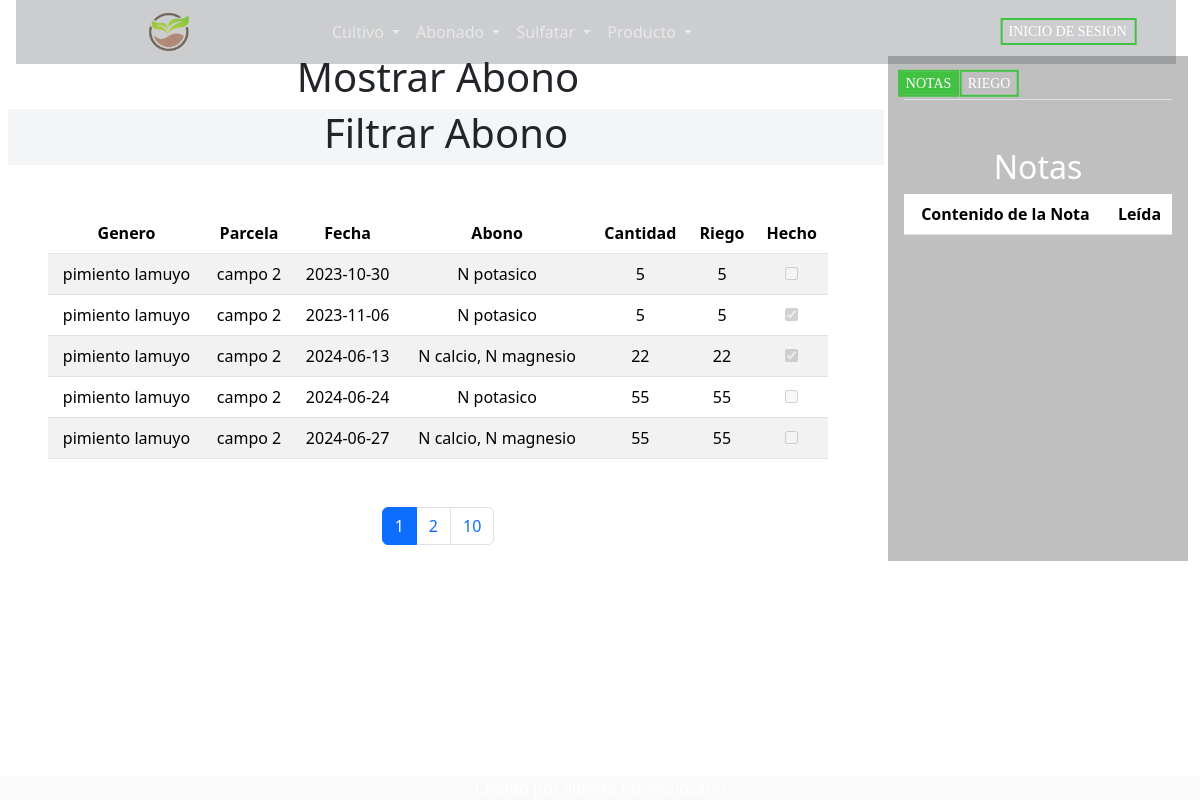
/paginas/abono/abono-mostrar.php, run on the app's committed database.
### tables this page shows
CREATE TABLE Abonado (
    Genero VARCHAR(50),
    Parcela VARCHAR(50),
    Fecha DATE,
    Abono VARCHAR(50),
    Cantidad DECIMAL(10, 3),
    Riego DECIMAL(10, 3),
    Hecho BOOLEAN,
    PRIMARY KEY (Parcela, Fecha),
    FOREIGN KEY (Parcela) REFERENCES Cultivos(Parcela)
);

### herramientas/tabla.php (the view)
<?php
    $result = $conn->query($sql);
    echo '<div class="m-5">';
    $fieldInfo = $result->fetch_field();
    $nombreDeLaTabla = $fieldInfo->table;
    if ($result->num_rows > 0) {
        echo "<table id='myTable' data-tabla='". $nombreDeLaTabla."' class='table table-striped'>";
        echo '<thead>';
        echo '<tr>';
        $columnas = $result->fetch_fields();
        foreach ($columnas as $columna) {
            echo '<th scope="col">' . $columna->name . '</th>';
        }
        echo '</tr>';
        echo '</thead>';
        echo '<tbody>';
        while ($row = $result->fetch_assoc()) {
            echo '<tr>';
            foreach ($columnas as $columna) {
                $nombreColumna = $columna->name;
                $valor = $row[$nombreColumna];
                if ($nombreColumna == 'Hecho') {
                    $checked = $valor ? 'checked' : '';
                    echo '<td><input type="checkbox" class="hecho-checkbox" ' . $checked . ' disabled></td>';
                } else {
                    if (is_numeric($valor) && intval($valor) == floatval($valor)) {
                        echo '<td>' . intval($valor) . '</td>';
                    } else {
                        echo '<td>' . $valor . '</td>';
                    }
                }
            }
            echo '</tr>';
        }
        echo '</tbody>';
        echo '</table>';
    } else {
        echo "No se encontraron datos en la tabla";
    }
    echo '</div>';
?>

### paginas/abono/abono-mostrar.php (shortened to what this page needs)
<!DOCTYPE html>
<html lang="en">
<head>
    <link href="https://cdn.jsdelivr.net/npm/bootstrap@5.3.3/dist/css/bootstrap.min.css" rel="stylesheet">
    <link rel="stylesheet" href="../../css/estilos.css">
</head>
<body>
    <?php
    include '../../herramientas/conexion.php';
    ?>
    <div class="text-center">
        <div class="row ps-3" id="menu">
            <?php require('../../fijo/menu.php') ?>
        </div>
        <div class="row" id="cuerpo">
            <div class="col-lg-9 col-md-12 order-2 order-lg-1 pt-5" id="contenido">
                <h1>Mostrar Abono</h1>
                <div id="pulsar" class="container-fluid d-flex align-items-center justify-content-center bg-body-secondary bg-opacity-50 text-dark mx-2">
                    <h1>Filtrar Abono</h1>
                </div>
                <?php
                    $sql = "SELECT * FROM `abonado`;";
                    require('../../herramientas/tabla.php');
                ?>
                <nav id="myTablePage" aria-label="Page navigation example"></nav>
            </div>
            <div class="col-lg-3 col-md-12 order-1 order-lg-2 p-3" id="info">
                <?php require('../../fijo/panel-lateral.php'); ?>
            </div>
        </div>
        <div class="row" id="footer">
            <div class="col-12">
                <?php require('../../fijo/footer.php'); ?>
            </div>
        </div>
    </div>
</body>
</html>

### fijo/menu.php (shortened to what this page needs)
<div  class="col-12 w-100">
    <nav class="navbar navbar-expand-md bg-body-secondary bg-opacity-25 " data-bs-theme="dark">
        <div class="container-fluid ">
            <a class="navbar-brand" href="/"><img id="logo" src="/imagen/logo.png"></a>
            <div class="collapse navbar-collapse" id="navbarSupportedContent">
            <ul class="navbar-nav me-auto  mb-lg-0 ">
                <li class="nav-item dropdown">
                    <a class="nav-link dropdown-toggle" href="#" role="button" data-bs-toggle="dropdown" aria-expanded="false">
                        Cultivo
                    </a>
                </li>
                <li class="nav-item dropdown">
                    <a class="nav-link dropdown-toggle" href="#" role="button" data-bs-toggle="dropdown" aria-expanded="false">
                        Abonado
                    </a>
                </li>
                <li class="nav-item dropdown">
                    <a class="nav-link dropdown-toggle" href="#" role="button" data-bs-toggle="dropdown" aria-expanded="false">
                    Sulfatar
                    </a>
                </li>
                <li class="nav-item dropdown">
                    <a class="nav-link dropdown-toggle" href="" role="button" data-bs-toggle="dropdown" aria-expanded="false">
                        Producto
                    </a>
                </li>
            </ul>
            <form class="d-flex" role="search">
                <button id="session" class="movimineto boton pe-2" type="button">Inicio de sesion</button>
            </form>
        </div>
    </div>
</nav>
</div>

### fijo/panel-lateral.php (shortened to what this page needs)
<ul class="nav nav-tabs mb-5" id="myTabs" role="tablist">
    <li class="nav-item" role="presentation">
        <button class="panel boton active" id="home-tab" data-bs-toggle="tab" data-bs-target="#home" type="button" role="tab" aria-controls="profile" aria-selected="true">Notas</button>
    </li>
    <li class="nav-item " role="presentation">
        <button class="panel boton" id="profile-tab" data-bs-toggle="tab" data-bs-target="#profile" type="button" role="tab" aria-controls="home" aria-selected="false">Riego</button>
    </li>
</ul>
<div class="tab-content" id="myTabContent">
    <div class="tab-pane fade show active" id="home" role="tabpanel">
        <div class="dropdown color">
            <h2>Notas</h2>
            <table id="notasTabla" class="table">
                <thead>
                    <tr>
                        <th scope="col">Contenido de la Nota</th>
                        <th scope="col">Leída</th>
                    </tr>
                </thead>
            </table>
            <div class="row">
                <div class="col-8">
                </div>
                <div class="col-4">
                </div>
            </div>
        </div>
    </div>
</div>

### fijo/footer.php (shortened to what this page needs)
<div class="col-12 bg-body-secondary bg-opacity-25 fixed-bottom color">
</div>

### css/estilos.css (style rules this page uses)
body { background-image: url('../imagen/fondo.png'); background-size: cover; background-attachment: fixed; background-position: center; padding-left: 0%; padding-right: 0%; }
#menu { position: fixed; width: 100%; z-index: 1000; }
#logo { width: 15%; }
#cuerpo { width: 100%; }
#contenido { margin-top: 5px; }
#info { background-color: rgba(128, 128, 128, 0.5); margin-top: 56px; }
#footer { width: 100%; }
.color { color: white; }
.panel { top: 50%; left: 50%; transform: translate(-60%, -60%); position: relative; display: block; color: white; font-size: 14px; font-family: "montserrat"; text-decoration: none; border: 2px solid rgb(66, 194, 66); text-transform: uppercase; overflow: hidden; transition: 1s all ease; background: transparent; }
.panel::before { background: rgb(66, 194, 66); content: ""; position: absolute; top: 50%; left: 50%; transform: translate(-50%, -50%); z-index: -1; transition: all 0.6s ease; }
.panel.active::before { background: rgb(66, 194, 66); height: 460%; }
.movimineto { top: 50%; left: 50%; transform: translate(-70%, -0%); position: relative; display: block; color: white; font-size: 14px; font-family: "montserrat"; text-decoration: none; border: 2px solid rgb(66, 194, 66); text-transform: uppercase; overflow: hidden; transition: 1s all ease; background: transparent; }
.movimineto::before { background: rgb(66, 194, 66); content: ""; position: absolute; top: 50%; left: 50%; transform: translate(-50%, -50%); z-index: -1; transition: all 0.6s ease; }
.boton::before { width: 100%; height: 0; transform: translate(-50%, -50%) rotate(45deg); }

### data on the page
abonado: Genero "pimiento lamuyo", Parcela "campo 2", Fecha "2023-10-30", Abono "N potasico", Cantidad "5", Riego "5"
abonado: Genero "pimiento lamuyo", Parcela "campo 2", Fecha "2023-11-06", Abono "N potasico", Cantidad "5", Riego "5"
abonado: Genero "pimiento lamuyo", Parcela "campo 2", Fecha "2024-06-13", Abono "N calcio, N magnesio", Cantidad "22", Riego "22"
abonado: Genero "pimiento lamuyo", Parcela "campo 2", Fecha "2024-06-24", Abono "N potasico", Cantidad "55", Riego "55"
abonado: Genero "pimiento lamuyo", Parcela "campo 2", Fecha "2024-06-27", Abono "N calcio, N magnesio", Cantidad "55", Riego "55"

### other printed values
$columna->name "Genero"
$columna->name "Parcela"
$columna->name "Fecha"
$columna->name "Abono"
$columna->name "Cantidad"
$columna->name "Riego"
$columna->name "Hecho"
